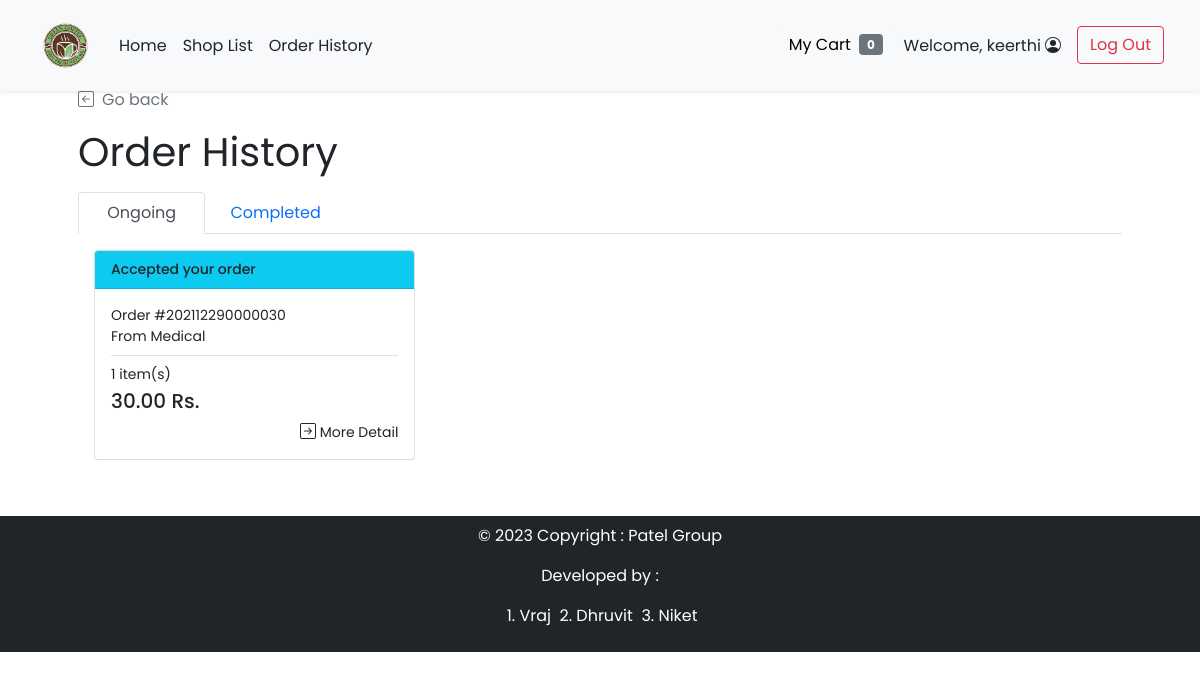
Page /cust_order_history.php (signed in) on the committed database.
### tables this page shows
CREATE TABLE `order_header` (
  `orh_id` int(11) NOT NULL,
  `orh_refcode` varchar(15) DEFAULT NULL,
  `c_id` int(11) NOT NULL,
  `s_id` int(11) NOT NULL,
  `p_id` int(11) NOT NULL,
  `orh_ordertime` timestamp NOT NULL DEFAULT current_timestamp(),
  `orh_pickuptime` datetime NOT NULL,
  `orh_orderstatus` varchar(10) NOT NULL,
  `orh_finishedtime` datetime DEFAULT NULL
);

CREATE TABLE `shop` (
  `s_id` int(11) NOT NULL,
  `s_username` varchar(45) NOT NULL,
  `s_pwd` varchar(45) NOT NULL,
  `s_name` varchar(100) NOT NULL,
  `s_location` varchar(100) NOT NULL,
  `s_openhour` time NOT NULL,
  `s_closehour` time NOT NULL,
  `s_status` tinyint(4) NOT NULL DEFAULT 1 COMMENT 'Shop ready for taking an order or not (True for open, False for close)',
  `s_preorderStatus` tinyint(4) NOT NULL DEFAULT 1 COMMENT 'Shop is ready for tomorrow pre-order or not',
  `s_email` varchar(100) NOT NULL,
  `s_phoneno` varchar(45) NOT NULL,
  `s_pic` text DEFAULT NULL
);

### cust_order_history.php (the view, shortened to what this page needs)
<!DOCTYPE html>
<html lang="en">
<head>
    <?php
    include("conn_db.php");
    include('head.php');
    ?>
    <link href="css/main.css" rel="stylesheet">
    <link href="css/menu.css" rel="stylesheet">
</head>
<body class="d-flex flex-column h-100">
    <?php include('nav_header.php')?>
    <div class="container px-5 py-4" id="shop-body">
        <a class="nav nav-item text-decoration-none text-muted mb-3" href="#" onclick="history.back();">
            <i class="bi bi-arrow-left-square me-2"></i>Go back
        </a>
        <div class="mb-3 text-wrap" id="shop-header">
            <h2 class="display-6 strong fw-normal">Order History</h2>
        </div>
        <nav>
            <div class="nav nav-tabs" id="nav-tab" role="tablist">
                <button class="nav-link active px-4" id="ongoing-tab" data-bs-toggle="tab" data-bs-target="#nav-ongoing"
                    type="button" role="tab" aria-controls="nav-ongoing"
                    aria-selected="true">&nbsp;Ongoing&nbsp;</button>
                <button class="nav-link px-4" id="completed-tab" data-bs-toggle="tab" data-bs-target="#nav-completed"
                    type="button" role="tab" aria-controls="nav-completed" aria-selected="false">Completed</button>
            </div>
        </nav>
        <div class="tab-content" id="nav-tabContent">
            <div class="tab-pane fade show active p-3" id="nav-ongoing" role="tabpanel" aria-labelledby="ongoing-tab">
                <?php
                $ongoing_query = "SELECT * FROM order_header WHERE c_id = {$_SESSION['cid']} AND orh_orderstatus <> 'FNSH';";
                $ongoing_result = $mysqli -> query($ongoing_query);
                $ongoing_num = $ongoing_result -> num_rows;
                if($ongoing_num>0){
            ?>
                <div class="row row-cols-1 row-cols-md-3">
                    <?php while($og_row = $ongoing_result -> fetch_array()){ ?>
                    <div class="col">
                        <a href="cust_order_detail.php?orh_id=<?php echo $og_row["orh_id"]?>"
                            class="text-dark text-decoration-none">
                            <div class="card mb-3">
                                <?php if($og_row["orh_orderstatus"]=="ACPT"){ ?>
                                <div class="card-header bg-info text-dark justify-content-between">
                                    <small class="me-auto d-flex" style="font-weight: 500;">Accepted your order</small>
                                </div>
                                <?php }else if($og_row["orh_orderstatus"]=="PREP"){?>
                                <div class="card-header bg-warning justify-content-between">
                                    <small class="me-auto d-flex" style="font-weight: 500;">Preparing your order</small>
                                </div>
                                <?php }else if($og_row["orh_orderstatus"]=="RDPK"){?>
                                <div class="card-header bg-primary text-white justify-content-between">
                                    <small class="me-auto d-flex" style="font-weight: 500;">Your order is ready for
                                        pick-up</small>
                                </div>
                                <?php }else{?>
                                <div class="card-header bg-success text-white justify-content-between">
                                    <small class="me-auto d-flex" style="font-weight: 500;">Order Finished</small>
                                </div>
                                <?php } ?>
                                <div class="card-body">
                                    <div class="card-text row row-cols-1 small">
                                        <div class="col">Order #<?php echo $og_row["orh_refcode"];?></div>
                                        <div class="col mb-2">From
                                            <?php
                                            $shop_query = "SELECT s_name FROM shop WHERE s_id = {$og_row['s_id']};";
                                            $shop_arr = $mysqli -> query($shop_query) -> fetch_array();
                                            echo $shop_arr["s_name"];
                                        ?>
                                        </div>
                                        <?php
                                        $ord_query = "SELECT COUNT(*) AS cnt,SUM(ord_amount*ord_buyprice) AS gt FROM order_detail
                                        WHERE orh_id = {$og_row['orh_id']}";
                                        $ord_arr = $mysqli -> query($ord_query) -> fetch_array();
                                    ?>
                                        <div class="col pt-2 border-top"><?php echo $ord_arr["cnt"]?> item(s)</div>
                                        <div class="col mt-1 mb-2"><strong class="h5"><?php echo $ord_arr["gt"]?>
                                                Rs.</strong></div>
                                        <div class="col text-end">
                                            <a href="cust_order_detail.php?orh_id=<?php echo $og_row["orh_id"]?>"
                                                class="text-dark text-decoration-none">
                                                 More Detail
                                            </a>
                                        </div>
                                    </div>
                                </div>
                            </div>
                        </a>
                    </div>
                    <?php } ?>
                </div>
                <?php } ?>
            </div>
        </div>
    </div>
    <footer class="text-center text-white">
  <div class="text-center p-2 p-2 mb-1 bg-dark text-white">
    <p class="text-white">© 2023 Copyright : Patel Group</p>
    <p class="text-white">Developed by :</p>
    <p class="text-white">&nbsp;1. Vraj
        &nbsp;2. Dhruvit
        &nbsp;3. Niket</p>
  </div>
</footer>
</body>
</html>

### head.php (shortened to what this page needs)
<link href="https://cdn.jsdelivr.net/npm/bootstrap@5.1.2/dist/css/bootstrap.min.css" rel="stylesheet"
>
<link rel="stylesheet" href="https://cdn.jsdelivr.net/npm/bootstrap-icons@1.5.0/font/bootstrap-icons.css">

### nav_header.php (shortened to what this page needs)
<header class="navbar navbar-expand-md navbar-light fixed-top bg-light shadow-sm mb-auto">
    <div class="container-fluid mx-3">
        <a href="index.php">
            <img src="img/Leaf logo.jpeg" width="75" class="me-2" alt="Leaf Cafe">
        </a>
        <div class="navbar-collapse collapse" id="navbarCollapse">
            <ul class="navbar-nav me-auto mb-2 mb-md-0">
                <li class="nav-item">
                    <a class="nav-link px-2 text-dark" href="index.php">Home</a>
                </li>
                <li class="nav-item">
                    <a href="shop_list.php" class="nav-link px-2 text-dark font-weight-bold">Shop List</a>
                </li>
                <?php if(isset($_SESSION['cid'])){ ?>
                <li class="nav-item">
                    <a href="cust_order_history.php" class="nav-link px-2 text-dark">Order History</a>
                </li>
                <?php } ?>
            </ul>
            <div class="d-flex">
                <?php if(!isset($_SESSION['cid'])){ ?>
                <a class="btn btn-primary me-2" href="cust_regist.php">Sign Up</a>
                <a class="btn btn-success" href="cust_login.php">Log In</a>
                <?php }else{ ?>
                <ul class="navbar-nav me-auto mb-2 mb-md-0">
                    <li class="nav-item">
                        <a type="button" class="btn btn-light" href="cust_cart.php">
                            My Cart
                            <?php
                                $incart_query = "SELECT SUM(ct_amount) AS incart_amt FROM cart WHERE c_id = {$_SESSION['cid']}";
                                $incart_result = $mysqli -> query($incart_query) -> fetch_array();
                                $incart_amt = $incart_result["incart_amt"];
                                if($incart_amt>0){
                            ?>
                            <span class="ms-1 badge bg-success">
                                <?php echo $incart_amt;?>
                            </span>
                            <?php }else{ ?>
                                <span class="ms-1 badge bg-secondary">0</span>
                            <?php } ?>
                        </a>
                    </li>
                    <li class="nav-item">
                        <a href="cust_profile.php" class="nav-link px-2 text-dark">
                            Welcome, <?=$_SESSION['firstname']?>
                        </a>
                    </li>
                    <li class="nav-item">
                        <a class="mx-2 mt-1 mt-md-0 btn btn-outline-danger" href="logout.php">Log Out</a>
                    </li>
                </ul>
                <?php } ?>
            </div>
        </div>
    </div>
</header>

### css/main.css (style rules this page uses)
html { height: 100%; }
body { height: 100%; padding-top: 4rem; margin-bottom: -50px; font-family: 'Poppins', 'Noto Sans Thai', sans-serif; }
a { cursor: pointer; }
.bi { vertical-align: -.125em; fill: currentColor; }
.text-white { color: white; }

### css/menu.css (style rules this page uses)
html, body { height: 100%; }

### rows in the picture
order_header: orh_orderstatus "Accepted your order", orh_refcode "202112290000030", s.s_name "Medical", cnt "1", gt "30.00"

### other values in the picture
$_SESSION['firstname'] "keerthi"
